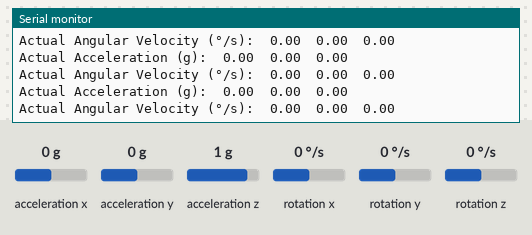
The sketch below on a simulated Arduino Uno, built with avr-gcc and run on an emulated ATmega328P. Shown: the last lines printed to the serial monitor. Inputs (shaded band) come from the test bench; at power-on: acceleration x 0 g, acceleration y 0 g, acceleration z 1 g, rotation x 0 °/s, rotation y 0 °/s, rotation z 0 °/s.

Above: at 3.2 s.
3.3 s: acceleration x set to -1.4 g
At 3.86 s:
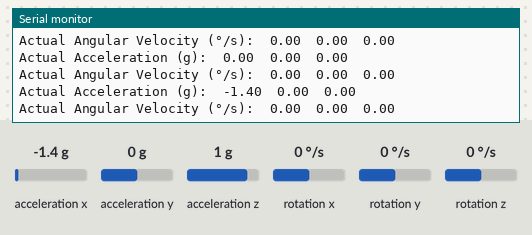
4.8 s: acceleration y set to -1.4 g
At 5.4 s:
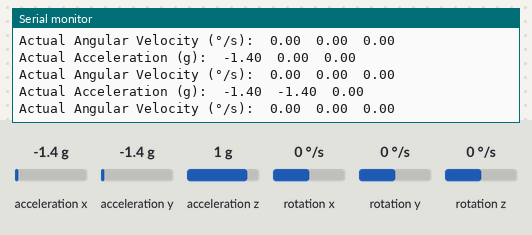
6.3 s: acceleration z set to -1.4 g
At 6.93 s:
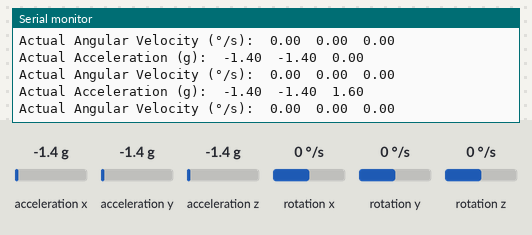
7.8 s: rotation x set to -192 °/s
At 8.6 s:
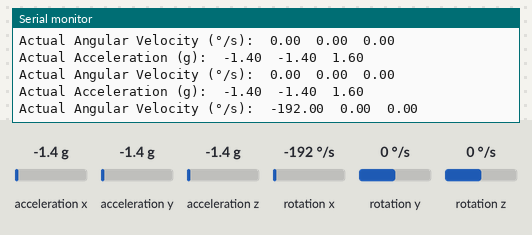
9.3 s: rotation y set to -192 °/s
At 9.3 s:
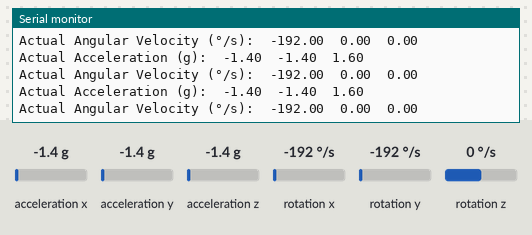

Measured:
- after the input at 3.3 s, the serial monitor: prints a new line after 0.25 s (image 1)
- after the input at 4.8 s, the serial monitor: prints a new line after 0.28 s (image 2)
- after the input at 6.3 s, the serial monitor: prints a new line after 0.31 s (image 3)
- after the input at 7.8 s, the serial monitor: prints a new line after 0.36 s (image 4)

The sketch:

mpu6050_test.ino
```cpp
#include "I2Cdev.h"
#include "MPU6050.h"

MPU6050 mpu;

int16_t ax, ay, az;  // Raw accelerometer data
int16_t gx, gy, gz;  // Raw gyroscope data

// Offsets for accelerometer and gyroscope (at rest)
int16_t ax_offset, ay_offset, az_offset;
int16_t gx_offset, gy_offset, gz_offset;

// Actual values after subtracting offsets
float ax_g, ay_g, az_g; // Accelerometer in g
float gx_dps, gy_dps, gz_dps; // Gyroscope in °/s

void setup() {
  Wire.begin();
  Serial.begin(38400);

  mpu.initialize();
  if (!mpu.testConnection()) {
    Serial.println("MPU6050 connection failed");
    while (true);
  }

  Serial.println("MPU6050 connection successful");

  // Read the initial sensor values (at rest)
  mpu.getMotion6(&ax_offset, &ay_offset, &az_offset, &gx_offset, &gy_offset, &gz_offset);
  Serial.println("Default offsets set:");
  Serial.print("Accel Offsets (X/Y/Z): ");
  Serial.print(ax_offset); Serial.print("\t");
  Serial.print(ay_offset); Serial.print("\t");
  Serial.print(az_offset); Serial.println();
  Serial.print("Gyro Offsets (X/Y/Z): ");
  Serial.print(gx_offset); Serial.print("\t");
  Serial.print(gy_offset); Serial.print("\t");
  Serial.println(gz_offset);

  // Ensure sensor is stationary during calibration
  delay(2000);  // Delay for sensor to settle
}

void loop() {
  // Read raw accelerometer and gyroscope data
  mpu.getMotion6(&ax, &ay, &az, &gx, &gy, &gz);

  // Subtract the stored offsets from the new readings to get actual values
  ax_g = (ax - ax_offset) / 16384.0;
  ay_g = (ay - ay_offset) / 16384.0;
  az_g = (az - az_offset) / 16384.0;

  gx_dps = (gx - gx_offset) / 131.0;
  gy_dps = (gy - gy_offset) / 131.0;
  gz_dps = (gz - gz_offset) / 131.0;

  // Print the actual values
  Serial.print("Actual Acceleration (g):\t");
  Serial.print(ax_g); Serial.print("\t");
  Serial.print(ay_g); Serial.print("\t");
  Serial.print(az_g); Serial.println();

  Serial.print("Actual Angular Velocity (°/s):\t");
  Serial.print(gx_dps); Serial.print("\t");
  Serial.print(gy_dps); Serial.print("\t");
  Serial.print(gz_dps); Serial.println();

  delay(500); // Delay to make the output readable
}
```
